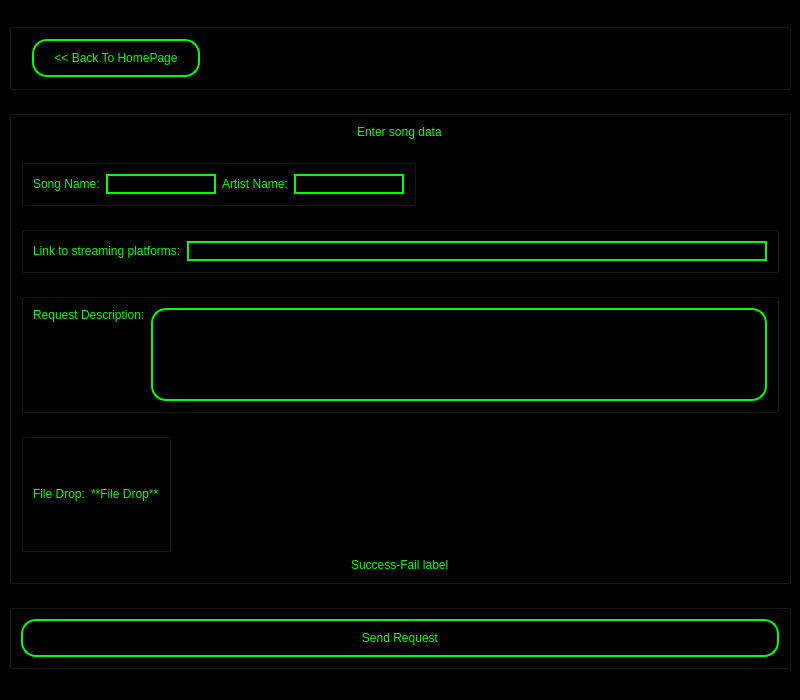
<?xml version="1.0" encoding="UTF-8"?>
<ui version="4.0">
 <class>MainWindow</class>
 <widget class="QMainWindow" name="MainWindow">
  <property name="geometry">
   <rect>
    <x>0</x>
    <y>0</y>
    <width>800</width>
    <height>700</height>
   </rect>
  </property>
  <property name="windowTitle">
   <string>MainWindow</string>
  </property>
  <property name="styleSheet">
   <string notr="true">background-color:black;
</string>
  </property>
  <widget class="QWidget" name="centralwidget">
   <layout class="QVBoxLayout" name="verticalLayout">
    <item>
     <widget class="QGroupBox" name="GroupBackButton">
      <property name="sizePolicy">
       <sizepolicy hsizetype="Minimum" vsizetype="Maximum">
        <horstretch>0</horstretch>
        <verstretch>0</verstretch>
       </sizepolicy>
      </property>
      <property name="styleSheet">
       <string notr="true">background-color:black;
</string>
      </property>
      <property name="title">
       <string>BackButton</string>
      </property>
      <property name="flat">
       <bool>true</bool>
      </property>
      <layout class="QHBoxLayout" name="horizontalLayout_5">
       <property name="spacing">
        <number>50</number>
       </property>
       <property name="leftMargin">
        <number>20</number>
       </property>
       <property name="topMargin">
        <number>10</number>
       </property>
       <property name="rightMargin">
        <number>20</number>
       </property>
       <property name="bottomMargin">
        <number>10</number>
       </property>
       <item alignment="Qt::AlignLeft">
        <widget class="QPushButton" name="ButtonBack">
         <property name="sizePolicy">
          <sizepolicy hsizetype="Fixed" vsizetype="Minimum">
           <horstretch>0</horstretch>
           <verstretch>0</verstretch>
          </sizepolicy>
         </property>
         <property name="styleSheet">
          <string notr="true">font: 14pt &quot;Arial&quot;;
border-radius: 15px;
border: 2px solid #00ff00;
color: #00ff00;
padding-top: 10px;
padding-bottom: 10px;
padding-left: 20px;
padding-right: 20px; </string>
         </property>
         <property name="text">
          <string>&lt;&lt; Back To HomePage</string>
         </property>
        </widget>
       </item>
      </layout>
     </widget>
    </item>
    <item>
     <widget class="QGroupBox" name="GroupEntries">
      <property name="sizePolicy">
       <sizepolicy hsizetype="Minimum" vsizetype="Expanding">
        <horstretch>0</horstretch>
        <verstretch>0</verstretch>
       </sizepolicy>
      </property>
      <property name="styleSheet">
       <string notr="true">background-color:black;
</string>
      </property>
      <property name="title">
       <string>GroupBox</string>
      </property>
      <property name="flat">
       <bool>true</bool>
      </property>
      <layout class="QVBoxLayout" name="verticalLayout_3">
       <item alignment="Qt::AlignHCenter">
        <widget class="QLabel" name="LabelTitle">
         <property name="sizePolicy">
          <sizepolicy hsizetype="Preferred" vsizetype="Minimum">
           <horstretch>0</horstretch>
           <verstretch>0</verstretch>
          </sizepolicy>
         </property>
         <property name="styleSheet">
          <string notr="true">font: 14pt &quot;Arial&quot;;
border-radius: 15px;
color: #00ff00;</string>
         </property>
         <property name="text">
          <string>&lt;html&gt;&lt;head/&gt;&lt;body&gt;&lt;p&gt;Enter song data&lt;/p&gt;&lt;/body&gt;&lt;/html&gt;</string>
         </property>
        </widget>
       </item>
       <item>
        <widget class="QGroupBox" name="GroupEntryLogin">
         <property name="sizePolicy">
          <sizepolicy hsizetype="Fixed" vsizetype="Maximum">
           <horstretch>0</horstretch>
           <verstretch>0</verstretch>
          </sizepolicy>
         </property>
         <property name="styleSheet">
          <string notr="true">background-color:black;
</string>
         </property>
         <property name="title">
          <string>GroupBox</string>
         </property>
         <property name="flat">
          <bool>true</bool>
         </property>
         <layout class="QHBoxLayout" name="horizontalLayout">
          <item>
           <widget class="QLabel" name="LabelName">
            <property name="sizePolicy">
             <sizepolicy hsizetype="Preferred" vsizetype="Maximum">
              <horstretch>0</horstretch>
              <verstretch>0</verstretch>
             </sizepolicy>
            </property>
            <property name="styleSheet">
             <string notr="true">font: 14pt &quot;Arial&quot;;
border-radius: 15px;
color: #00ff00;</string>
            </property>
            <property name="text">
             <string>Song Name:</string>
            </property>
           </widget>
          </item>
          <item>
           <widget class="QLineEdit" name="LineEditName">
            <property name="sizePolicy">
             <sizepolicy hsizetype="Maximum" vsizetype="Fixed">
              <horstretch>0</horstretch>
              <verstretch>0</verstretch>
             </sizepolicy>
            </property>
            <property name="styleSheet">
             <string notr="true">font: 14pt &quot;Arial&quot;;
border-radius: 15px;
border: 2px solid #00ff00;
color: #00ff00;</string>
            </property>
           </widget>
          </item>
          <item alignment="Qt::AlignRight">
           <widget class="QLabel" name="LabelArtist">
            <property name="sizePolicy">
             <sizepolicy hsizetype="Preferred" vsizetype="Maximum">
              <horstretch>0</horstretch>
              <verstretch>0</verstretch>
             </sizepolicy>
            </property>
            <property name="styleSheet">
             <string notr="true">font: 14pt &quot;Arial&quot;;
border-radius: 15px;
color: #00ff00;</string>
            </property>
            <property name="text">
             <string>Artist Name:</string>
            </property>
           </widget>
          </item>
          <item alignment="Qt::AlignRight">
           <widget class="QLineEdit" name="LineEditArtist">
            <property name="sizePolicy">
             <sizepolicy hsizetype="Maximum" vsizetype="Fixed">
              <horstretch>0</horstretch>
              <verstretch>0</verstretch>
             </sizepolicy>
            </property>
            <property name="styleSheet">
             <string notr="true">font: 14pt &quot;Arial&quot;;
border-radius: 15px;
border: 2px solid #00ff00;
color: #00ff00;</string>
            </property>
           </widget>
          </item>
         </layout>
        </widget>
       </item>
       <item>
        <widget class="QGroupBox" name="GroupEntryLogin_2">
         <property name="sizePolicy">
          <sizepolicy hsizetype="Expanding" vsizetype="Maximum">
           <horstretch>0</horstretch>
           <verstretch>0</verstretch>
          </sizepolicy>
         </property>
         <property name="styleSheet">
          <string notr="true">background-color:black;
</string>
         </property>
         <property name="title">
          <string>GroupBox</string>
         </property>
         <property name="flat">
          <bool>true</bool>
         </property>
         <layout class="QHBoxLayout" name="horizontalLayout_3">
          <item>
           <widget class="QLabel" name="LabelLink">
            <property name="sizePolicy">
             <sizepolicy hsizetype="Preferred" vsizetype="Maximum">
              <horstretch>0</horstretch>
              <verstretch>0</verstretch>
             </sizepolicy>
            </property>
            <property name="styleSheet">
             <string notr="true">font: 14pt &quot;Arial&quot;;
border-radius: 15px;
color: #00ff00;</string>
            </property>
            <property name="text">
             <string>Link to streaming platforms:</string>
            </property>
           </widget>
          </item>
          <item>
           <widget class="QLineEdit" name="LineEditLink">
            <property name="sizePolicy">
             <sizepolicy hsizetype="Expanding" vsizetype="Fixed">
              <horstretch>0</horstretch>
              <verstretch>0</verstretch>
             </sizepolicy>
            </property>
            <property name="styleSheet">
             <string notr="true">font: 14pt &quot;Arial&quot;;
border-radius: 15px;
border: 2px solid #00ff00;
color: #00ff00;</string>
            </property>
           </widget>
          </item>
         </layout>
        </widget>
       </item>
       <item>
        <widget class="QGroupBox" name="GroupEntryLogin_3">
         <property name="sizePolicy">
          <sizepolicy hsizetype="Expanding" vsizetype="Expanding">
           <horstretch>0</horstretch>
           <verstretch>0</verstretch>
          </sizepolicy>
         </property>
         <property name="styleSheet">
          <string notr="true">background-color:black;
</string>
         </property>
         <property name="title">
          <string>GroupBox</string>
         </property>
         <property name="flat">
          <bool>true</bool>
         </property>
         <layout class="QHBoxLayout" name="horizontalLayout_4">
          <property name="sizeConstraint">
           <enum>QLayout::SetDefaultConstraint</enum>
          </property>
          <item alignment="Qt::AlignTop">
           <widget class="QLabel" name="LabelDescription">
            <property name="sizePolicy">
             <sizepolicy hsizetype="Preferred" vsizetype="Fixed">
              <horstretch>0</horstretch>
              <verstretch>0</verstretch>
             </sizepolicy>
            </property>
            <property name="styleSheet">
             <string notr="true">font: 14pt &quot;Arial&quot;;
border-radius: 15px;
color: #00ff00;</string>
            </property>
            <property name="text">
             <string>Request Description:</string>
            </property>
           </widget>
          </item>
          <item>
           <widget class="QLineEdit" name="LineEditDescription">
            <property name="sizePolicy">
             <sizepolicy hsizetype="Expanding" vsizetype="Expanding">
              <horstretch>0</horstretch>
              <verstretch>0</verstretch>
             </sizepolicy>
            </property>
            <property name="styleSheet">
             <string notr="true">font: 14pt &quot;Arial&quot;;
border-radius: 15px;
border: 2px solid #00ff00;
color: #00ff00;</string>
            </property>
           </widget>
          </item>
         </layout>
        </widget>
       </item>
       <item>
        <widget class="QGroupBox" name="GroupEntryPassword">
         <property name="sizePolicy">
          <sizepolicy hsizetype="Maximum" vsizetype="Expanding">
           <horstretch>0</horstretch>
           <verstretch>0</verstretch>
          </sizepolicy>
         </property>
         <property name="styleSheet">
          <string notr="true">background-color:black;
</string>
         </property>
         <property name="title">
          <string>GroupBox</string>
         </property>
         <property name="flat">
          <bool>true</bool>
         </property>
         <layout class="QHBoxLayout" name="horizontalLayout_2">
          <item>
           <widget class="QLabel" name="LabelFile">
            <property name="sizePolicy">
             <sizepolicy hsizetype="Preferred" vsizetype="Maximum">
              <horstretch>0</horstretch>
              <verstretch>0</verstretch>
             </sizepolicy>
            </property>
            <property name="styleSheet">
             <string notr="true">font: 14pt &quot;Arial&quot;;
border-radius: 15px;
color: #00ff00;</string>
            </property>
            <property name="text">
             <string>File Drop:</string>
            </property>
           </widget>
          </item>
          <item>
           <widget class="QLabel" name="FileDrop">
            <property name="sizePolicy">
             <sizepolicy hsizetype="Maximum" vsizetype="Maximum">
              <horstretch>0</horstretch>
              <verstretch>0</verstretch>
             </sizepolicy>
            </property>
            <property name="styleSheet">
             <string notr="true">font: 14pt &quot;Arial&quot;;
border-radius: 15px;
color: #00ff00;</string>
            </property>
            <property name="text">
             <string>**File Drop**</string>
            </property>
           </widget>
          </item>
         </layout>
        </widget>
       </item>
       <item alignment="Qt::AlignHCenter">
        <widget class="QLabel" name="SuccessFailLabel">
         <property name="sizePolicy">
          <sizepolicy hsizetype="Maximum" vsizetype="Maximum">
           <horstretch>0</horstretch>
           <verstretch>0</verstretch>
          </sizepolicy>
         </property>
         <property name="styleSheet">
          <string notr="true">font: 14pt &quot;Arial&quot;;
border-radius: 15px;
color: #00ff00;</string>
         </property>
         <property name="text">
          <string>Success-Fail label</string>
         </property>
        </widget>
       </item>
      </layout>
     </widget>
    </item>
    <item>
     <widget class="QGroupBox" name="GroupButtons">
      <property name="sizePolicy">
       <sizepolicy hsizetype="Minimum" vsizetype="Maximum">
        <horstretch>0</horstretch>
        <verstretch>0</verstretch>
       </sizepolicy>
      </property>
      <property name="styleSheet">
       <string notr="true">background-color:black;
</string>
      </property>
      <property name="title">
       <string>GroupBox</string>
      </property>
      <property name="flat">
       <bool>true</bool>
      </property>
      <layout class="QVBoxLayout" name="verticalLayout_2">
       <item>
        <widget class="QPushButton" name="ButtonRequest">
         <property name="sizePolicy">
          <sizepolicy hsizetype="Minimum" vsizetype="Minimum">
           <horstretch>0</horstretch>
           <verstretch>0</verstretch>
          </sizepolicy>
         </property>
         <property name="styleSheet">
          <string notr="true">font: 14pt &quot;Arial&quot;;
border-radius: 15px;
border: 2px solid #00ff00;
color: #00ff00;
padding-top: 10px;
padding-bottom: 10px;
padding-left: 20px;
padding-right: 20px; </string>
         </property>
         <property name="text">
          <string>Send Request</string>
         </property>
        </widget>
       </item>
      </layout>
     </widget>
    </item>
   </layout>
  </widget>
  <widget class="QMenuBar" name="menubar">
   <property name="geometry">
    <rect>
     <x>0</x>
     <y>0</y>
     <width>800</width>
     <height>26</height>
    </rect>
   </property>
  </widget>
  <widget class="QStatusBar" name="statusbar"/>
 </widget>
 <resources/>
 <connections/>
</ui>
